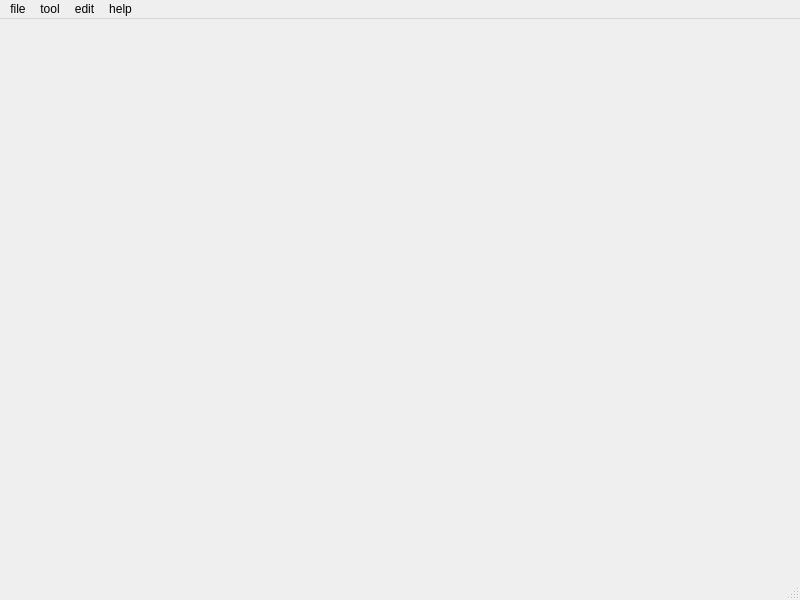
<?xml version="1.0" encoding="UTF-8"?>
<ui version="4.0">
 <class>MainWindow</class>
 <widget class="QMainWindow" name="MainWindow">
  <property name="geometry">
   <rect>
    <x>0</x>
    <y>0</y>
    <width>800</width>
    <height>600</height>
   </rect>
  </property>
  <property name="windowTitle">
   <string>MainWindow</string>
  </property>
  <widget class="QWidget" name="centralwidget"/>
  <widget class="QMenuBar" name="menubar">
   <property name="geometry">
    <rect>
     <x>0</x>
     <y>0</y>
     <width>800</width>
     <height>23</height>
    </rect>
   </property>
   <widget class="QMenu" name="menufile">
    <property name="title">
     <string>file</string>
    </property>
   </widget>
   <widget class="QMenu" name="menutool">
    <property name="title">
     <string>tool</string>
    </property>
   </widget>
   <widget class="QMenu" name="menuedit">
    <property name="title">
     <string>edit</string>
    </property>
   </widget>
   <widget class="QMenu" name="menuhelp">
    <property name="title">
     <string>help</string>
    </property>
   </widget>
   <addaction name="menufile"/>
   <addaction name="menutool"/>
   <addaction name="menuedit"/>
   <addaction name="menuhelp"/>
  </widget>
  <widget class="QStatusBar" name="statusbar"/>
 </widget>
 <resources>
  <include location="myqrc.qrc"/>
 </resources>
 <connections/>
</ui>
